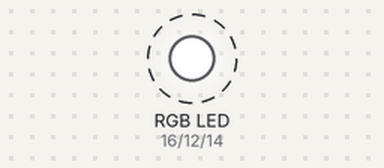
Recording of a sketch running on a simulated Arduino Uno, built with avr-gcc and run on an emulated ATmega328P. On the bench: an RGB LED mixed from three pins (HIGH = lit). Dashed ring = blinking.

Above: at 0.6 s.
Timing chart, 0 to 3.0 s (numbered marks = the images above):
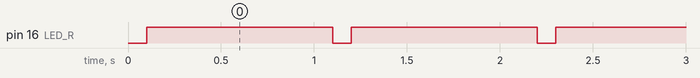

The sketch:

L01-Blink.ino
```cpp
/** Lekce 1 - Blikání RGB LED
 *
 */

// definice pinů ESP8266 na které jsou připojeny LED
#define LED_R 16
#define LED_G 12
#define LED_B 14

void setup()
{
  pinMode(LED_R, OUTPUT);
  pinMode(LED_G, OUTPUT);
  pinMode(LED_B, OUTPUT);

  digitalWrite(LED_R, HIGH);
  digitalWrite(LED_G, HIGH);
  digitalWrite(LED_B, HIGH);
}

void loop()
{
  digitalWrite(LED_R, LOW);
  delay(100);
  digitalWrite(LED_R, HIGH);
  delay(1000);
}
```

Measured:
- by itself, pin 16 (LED_R): alternates HIGH for 1.0 s and LOW for 0.10 s
